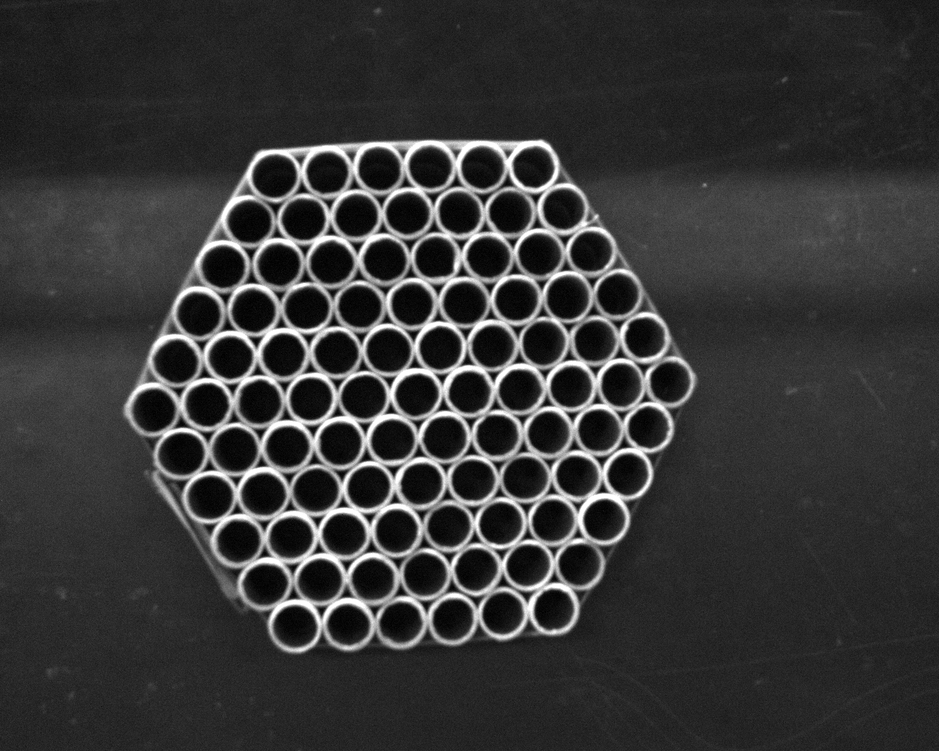
//> input picture cppopencv/image1.bmp, 939 x 751 px, shrunk from 1280 x 1024 before the run
$ ./okbing12345 image1.bmp   (built with g++ and OpenCV 4)
//> lines starting //> are read from the running program, lines starting //| are printed output that depends on the picture; after the words box and inside, x2 and y2 are one past the last pixel; in counts of white or black regions, pixels touching at a corner belong together
#include <opencv2/opencv.hpp>
#include <iostream>
#include <sstream>
#include <cstdlib>
#include <cmath>
#include <string>
#include <vector>
#include <algorithm>

using namespace cv;
using namespace std;

float getDistance(Point a,Point b){
    float dis;
    dis=sqrtf(powf((a.x-b.x),2)+powf((a.y-b.y),2));
    return dis;
}

int main(int argc,char* argv[])
{
    string filename=argv[1];
	Mat gray= imread(filename,IMREAD_GRAYSCALE);
//> gray is the input picture: 751 rows x 939 cols, CV_8UC1; min 0, max 255, mean 55.4

    if (gray.empty())
	{
		cout << "请确认图像文件名称是否正确" << endl;
		return -1;
	}
	GaussianBlur(gray, gray, Size(3, 3), 10, 10);  //平滑滤波
	vector<Vec3f> circles;
	double dp = 2; //
	double minDist = 20;  //两个圆心之间的最小距离
	double	param1 = 50;  //Canny边缘检测的阈值
	double	param2 = 60;  //累加器阈值
	int min_radius = 10;  //圆形半径的最小值
	int max_radius = 30;  //圆形半径的最大值
	HoughCircles(gray, circles, HOUGH_GRADIENT, dp, minDist, param1, param2,min_radius, max_radius);
//> circles = 91 circles (x, y, radius), first 12: [295, 625, 26.6], [407, 213, 21.4], [567, 297, 21.8], [591, 251, 20.6], [235, 449, 22.2], [553, 609, 26.6], [253, 309, 26.6], [335, 353, 26.6], [311, 399, 21.4], [283, 355, 26.6], [287, 447, 21.4], [291, 537, 26.6]
	//111图像中找出圆形
    int sum=0;
    int circle_number=circles.size();
//> circle_number = 91
    if (circle_number!=0)
        cout<<"find circles:"<<circle_number<<endl;
//| find circles:91
    else return 0;
    float radius_avg=0;
    vector<Point> cpoints;  //圆心
	//222图像画圆
    for (size_t i = 0; i < circles.size(); i++)	{
		Point center(cvRound(circles[i][0]), cvRound(circles[i][1]));
        cpoints.push_back(center);
	    float 	radius = circles[i][2];
        sum+=radius;
		circle(gray, center, cvRound(radius), Scalar(0, 0, 255), -1, 8, 0);
	}
//> this loop made 91 passes
//> (center, radius, sum) on passes 1 to 8: (Point(295, 625), 26.6, 26), (Point(407, 213), 21.4, 47), (Point(567, 297), 21.8, 68), (Point(591, 251), 20.6, 88), (Point(235, 449), 22.2, 110), (Point(553, 609), 26.6, 136), (Point(253, 309), 26.6, 162), (Point(335, 353), 26.6, 188)
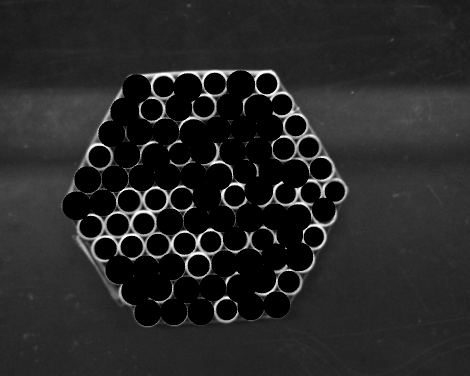
//> gray: 751 rows x 939 cols, CV_8UC1 (shown at 1/2 size); min 0, max 255, mean 38.3
//> after the loop, cpoints = 91 Points (x, y), first 12: [295, 625], [407, 213], [567, 297], [591, 251], [235, 449], [553, 609], [253, 309], [335, 353], [311, 399], [283, 355], [287, 447], [291, 537]; sum = 2238
    if (circle_number!=0) radius_avg=sum/circle_number;  //计算平均半径
//> radius_avg = 24
	imshow("img", gray);
	//333 找出内接圆
    Mat bin_gray;
    threshold(gray,bin_gray,10,255,THRESH_BINARY);
//> bin_gray: 751 rows x 939 cols, CV_8UC1; 74.7% white; 41 black regions (24 under 20 px), largest, box (x1, y1, x2, y2) and area: (124, 140, 690, 653) 154789, (407, 145, 452, 190) 1517, (545, 275, 590, 320) 1517
    Point2f key_center;   //中心
    float big_radius=0;
    minEnclosingCircle(cpoints,key_center,big_radius);  //最小内接圆，求中心;
//> key_center = Point(410.9, 394.7); big_radius = 258.4
    circle(bin_gray,key_center,cvRound(big_radius),Scalar(0,0,255),2,LINE_AA);
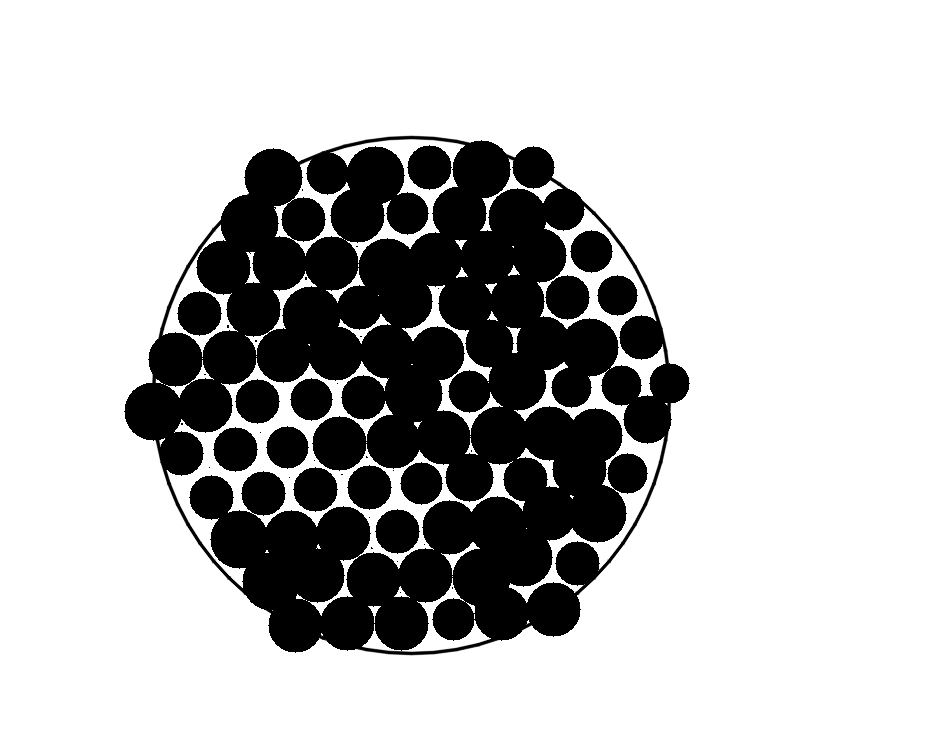
//> bin_gray: 751 rows x 939 cols, CV_8UC1; min 0, max 255, mean 189.4
	for (auto p=cpoints.begin();p!=cpoints.end();p++){
        if(getDistance((*p),key_center)>15*radius_avg)
            cpoints.erase(p);
        else
            circle(bin_gray,*p,cvRound(radius_avg),Scalar(0,0,255),2,LINE_AA);
	}
//> this loop made 91 passes
//> dis in getDistance on passes 1 to 8: 257.6, 182, 184.2, 230.5, 184.1, 256.8, 179.9, 86.83
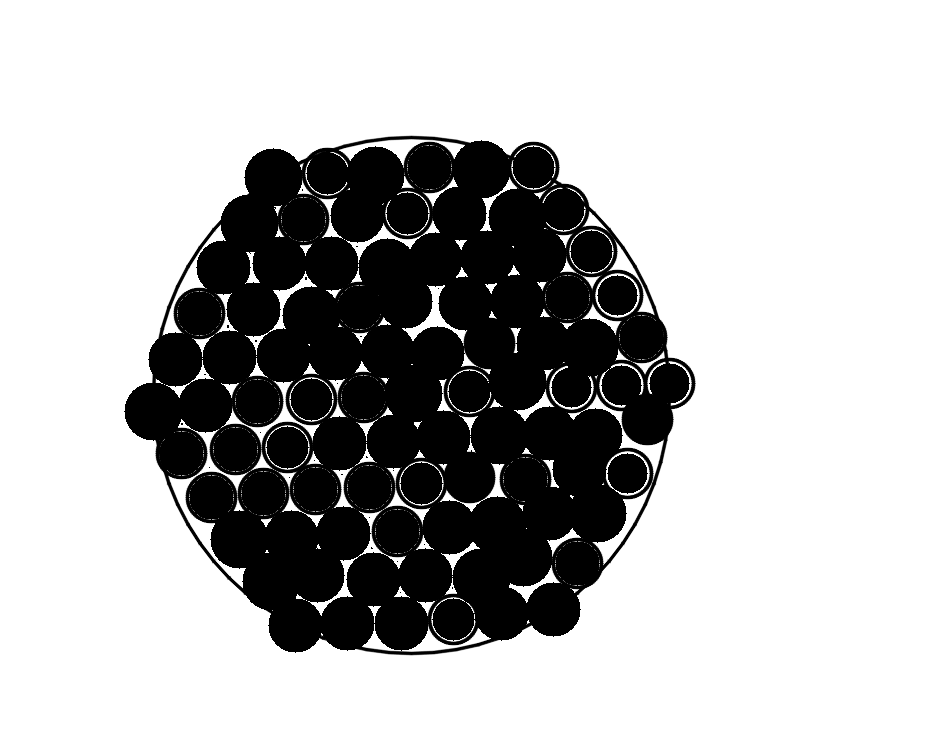
//> bin_gray: 751 rows x 939 cols, CV_8UC1; 2.92% of pixels changed, all inside (x1, y1, x2, y2) = (155, 141, 696, 646)
	//imshow("cir_add", bin_gray);
	//444 找出六边形
    vector<float> dist;
    vector<Point> liu;
	for (auto p:cpoints){
        dist.push_back(getDistance((p),key_center));
    }
//> this loop made 91 passes
//> (p, dis in getDistance) on passes 1 to 8: (Point(295, 625), 257.6), (Point(407, 213), 182), (Point(567, 297), 184.2), (Point(591, 251), 230.5), (Point(235, 449), 184.1), (Point(553, 609), 256.8), (Point(253, 309), 179.9), (Point(335, 353), 86.83)
//> after the loop, dist = 91 values, max 258.6 at index 48, min 2.83 at index 51, mean 172.8
    sort(dist.begin(),dist.end());
//> dist = 91 values from 2.83 to 258.6
    float min_dist=*(dist.end()-7);
//> min_dist = 240.2
	for (auto p:cpoints){
        if ((getDistance((p),key_center)-min_dist)>0.001)
            liu.push_back(p);
    }
    cout<<"fonund key point:"<<liu.size()<<endl;
//| fonund key point:6
	for (auto p:liu){
        line(bin_gray,p,key_center,Scalar(0,0,255),6,8,0);
    }
//> this loop made 6 passes
//> p on passes 1 to 6: Point(295, 625), Point(553, 609), Point(153, 411), Point(533, 167), Point(273, 177), Point(669, 383)
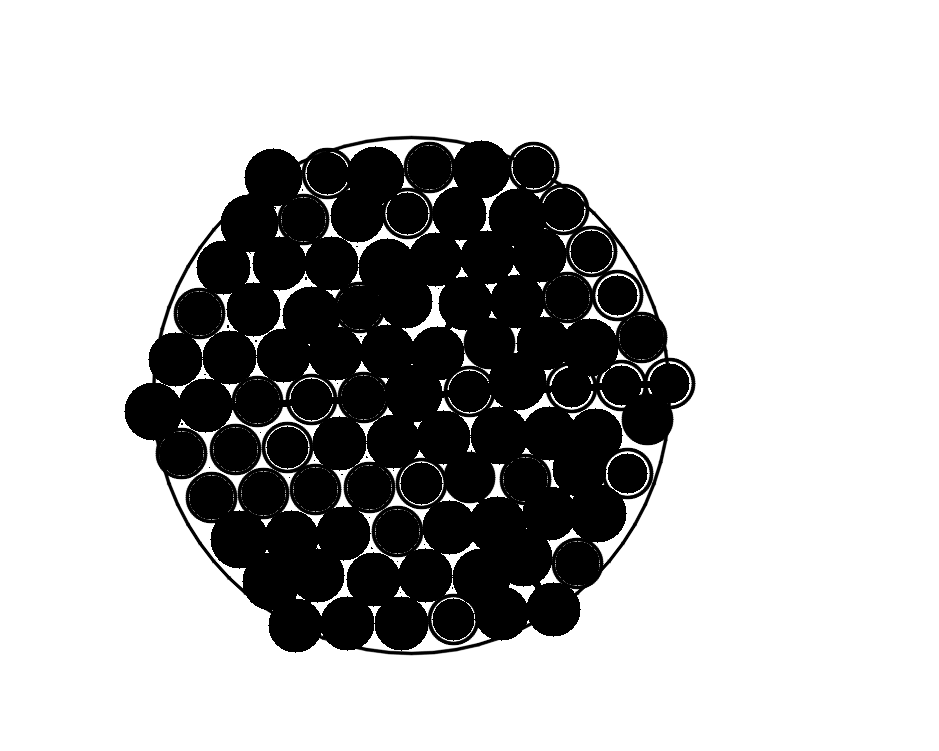
//> bin_gray: 751 rows x 939 cols, CV_8UC1; 0.06% of pixels changed, all inside (x1, y1, x2, y2) = (232, 185, 650, 603)
	//imshow("liu_add",bin_gray);
    //555计算每条直线与水平直线的角度
    float jiao[6];
    for (unsigned int i = 0; i<6; i++)  {
        float k=0; //直线斜率
        float x1,y1,x2,y2;
        x1=key_center.x;y1=key_center.y;
        x2=liu[i].x;y2=liu[i].y;
        if((x2>=x1)&&(y2<=y1)){
            k =(y1-y2)/(x2-x1);
            jiao[i]=atan(k)*180/CV_PI;
        }
        else if((x2<x1)&&(y2<=y1)){
            k =(y1-y2)/(x1-x2);
            jiao[i]=180-atan(k)*180/CV_PI;
        }
        else if((x2<x1)&&(y2>y1)){
            k =(y2-y1)/(x1-x2);
            jiao[i]=180+atan(k)*180/CV_PI;
        }
        else if((x2>=x1)&&(y2>y1)){
            k =(y2-y1)/(x2-x1);
            jiao[i]=360-atan(k)*180/CV_PI;
        }
    }
//> this loop made 6 passes
//> (x2, y2, k) on passes 1 to 6: (295, 625, 1.99), (553, 609, 1.51), (153, 411, 0.0632), (533, 167, 1.86), (273, 177, 1.58), (669, 383, 0.0454)
    vector<float> vjiao;
    for (unsigned int i=0; i<6; i++)  {
        vjiao.push_back(jiao[i]);
    }
    sort(vjiao.begin(),vjiao.end());
//> vjiao = [2.6, 61.79, 122.3, 183.6, 243.3, 303.6]
        //666验证6个点差值是不是60
    vector<float> cha;
    for(auto it=vjiao.begin()+1;it!=vjiao.end()-2;it++){
        float cha1=*(it)-*(it-1);
        float cha2=*(it+1)-*it;
        cha.push_back(fabs(cha1)+fabs(cha2));
    }
//> this loop made 3 passes
//> (cha1, cha2) on passes 1 to 3: (59.2, 60.55), (60.55, 61.27), (61.27, 59.67)
    for(auto it:vjiao) {
        it=cvRound(it*100)/100.0;
        cout<<it<<endl; }
//> this loop made 6 passes
//> it on passes 1 to 6: 2.6, 61.79, 122.3, 183.6, 243.3, 303.5
//> (printed output is left out)
    int min_pos=min_element(cha.begin(),cha.end())-cha.begin();
//> min_pos = 0
    stringstream ss;
    string textout;
    ss.clear();
    if(min_pos==0)  ss<<*vjiao.begin();
    else if(min_pos==1)  ss<<*(vjiao.begin()+1)-60;
    else if(min_pos==2)  ss<<*(vjiao.begin()+2)-120;
    else if(min_pos==3)  ss<<*(vjiao.begin()+3)-180;
    else ss<<"error";
    ss>>textout;
    Point pp(20,60);
    putText(bin_gray,textout,pp,FONT_HERSHEY_SIMPLEX,1,Scalar(0,0,0),3,8,0);
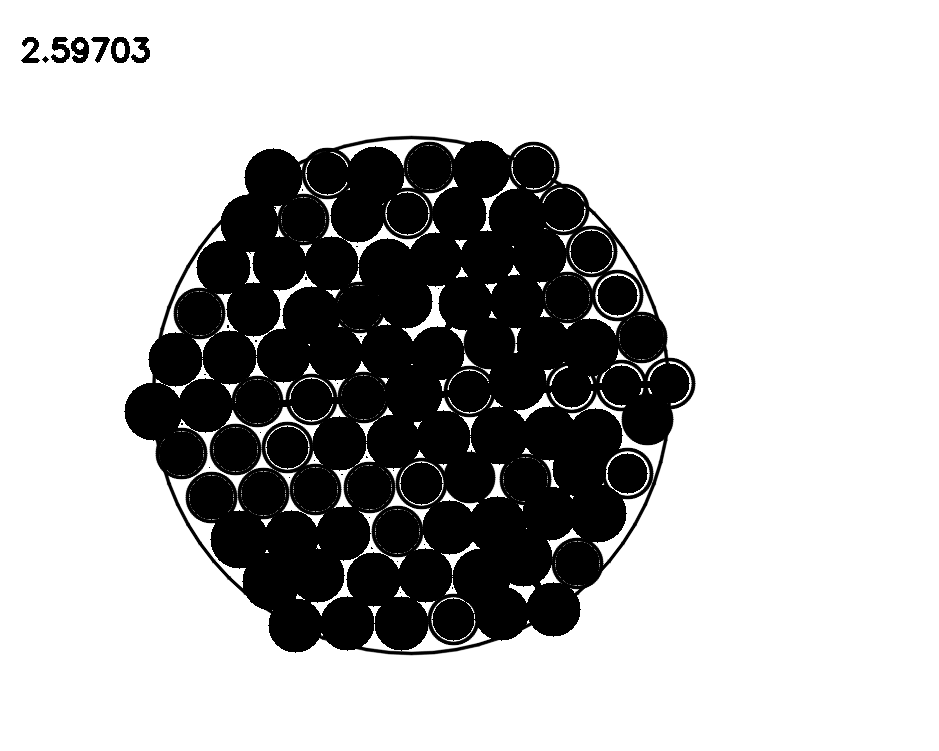
//> bin_gray: 751 rows x 939 cols, CV_8UC1; 0.23% of pixels changed, all inside (x1, y1, x2, y2) = (21, 37, 150, 63)
	imshow("liu_add",bin_gray);


	waitKey(0);
	return 0;
}

// [32 lines of commented-out code are left out]

$ run again, on cppopencv/image3.bmp
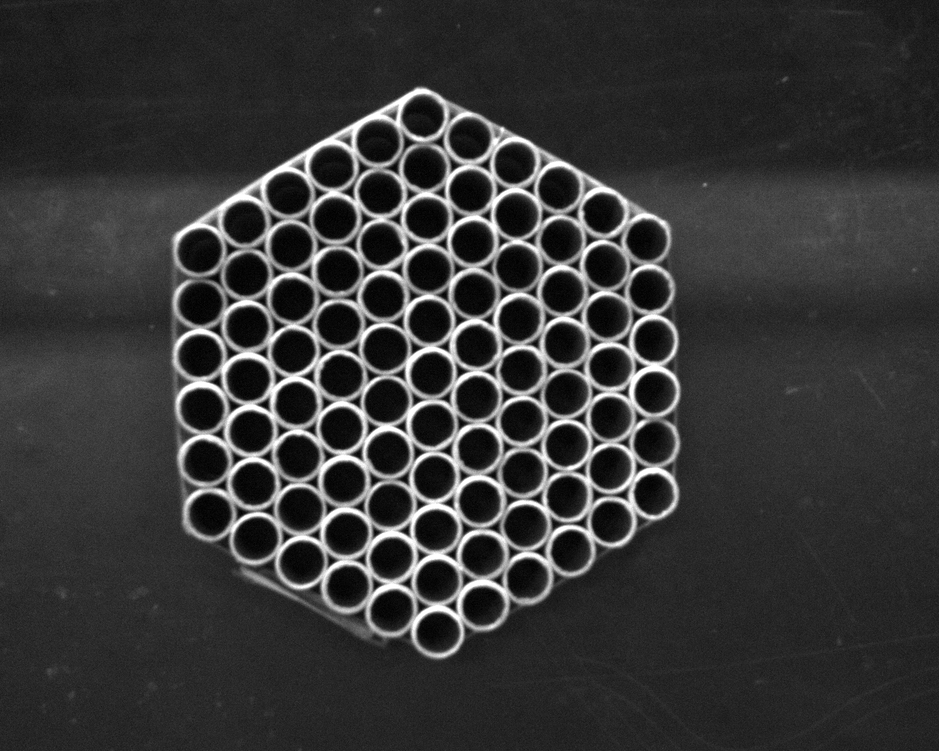
//> input picture cppopencv/image3.bmp, 939 x 751 px, shrunk from 1280 x 1024 before the run
//> gray is the input picture: 751 rows x 939 cols, CV_8UC1; min 0, max 255, mean 54.9
//> circles = 91 circles (x, y, radius), first 12: [199, 355, 26.6], [295, 403, 26.6], [429, 321, 21.4], [431, 373, 26.6], [525, 525, 21.2], [291, 245, 21.6], [247, 327, 26.6], [475, 345, 26.6], [385, 349, 22], [383, 297, 26.6], [437, 581, 21.4], [391, 557, 26.6]
//> circle_number = 91
//| find circles:91
//> the loop `for (size_t i = 0; i < circles.size(); i++)	` made 91 passes
//> (center, radius, sum) on passes 1 to 8: (Point(199, 355), 26.6, 26), (Point(295, 403), 26.6, 52), (Point(429, 321), 21.4, 73), (Point(431, 373), 26.6, 99), (Point(525, 525), 21.2, 120), (Point(291, 245), 21.6, 141), (Point(247, 327), 26.6, 167), (Point(475, 345), 26.6, 193)
//> after the loop `for (size_t i = 0; i < circles.size(); i++)	`: cpoints = 91 Points (x, y), first 12: [199, 355], [295, 403], [429, 321], [431, 373], [525, 525], [291, 245], [247, 327], [475, 345], [385, 349], [383, 297], [437, 581], [391, 557]; sum = 2218
//> radius_avg = 24
//> key_center = Point(426.5, 374.1); big_radius = 259.1
//> the loop `for (auto p=cpoints.begin();p!=cpoints.end();p++)` made 91 passes
//> dis in getDistance on passes 1 to 8: 227.8, 134.2, 53.08, 5.1, 180.6, 186.7, 185.1, 56.94
//> after the loop `for (auto p=cpoints.begin();p!=cpoints.end();p++)`:
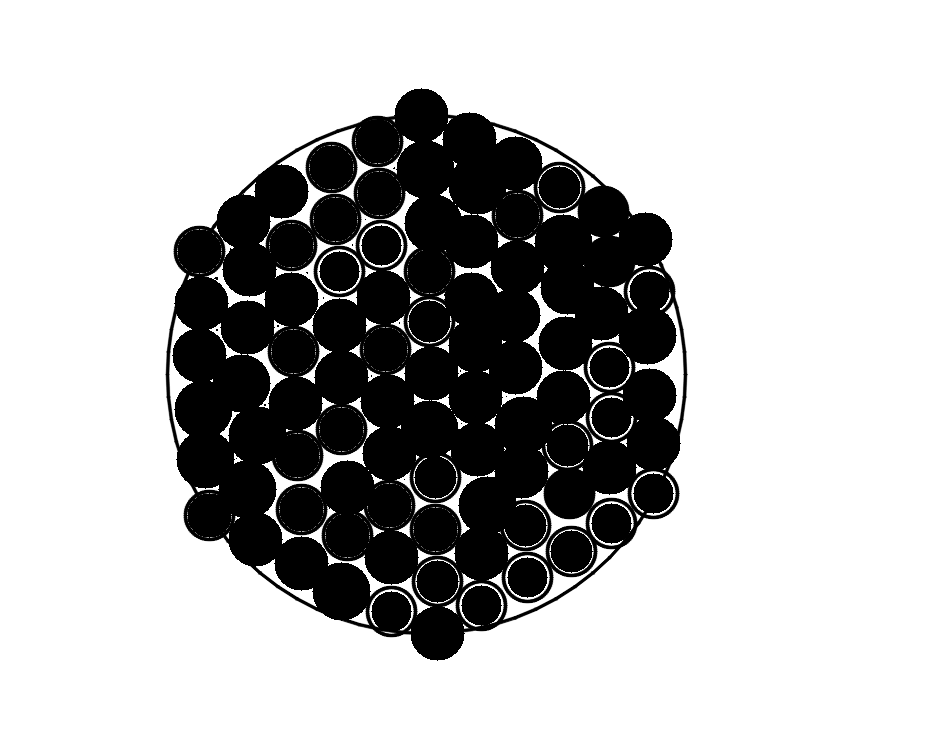
//> bin_gray: 751 rows x 939 cols, CV_8UC1; min 0, max 255, mean 184.1
//> the loop `for (auto p:cpoints)` made 91 passes
//> (p, dis in getDistance) on passes 1 to 8: (Point(199, 355), 227.8), (Point(295, 403), 134.2), (Point(429, 321), 53.08), (Point(431, 373), 5.1), (Point(525, 525), 180.6), (Point(291, 245), 186.7), (Point(247, 327), 185.1), (Point(475, 345), 56.94)
//> after the loop `for (auto p:cpoints)`: dist = 91 values, max 259.2 at index 54, min 5.1 at index 3, mean 173.5
//> `sort(dist.begin(),dist.end());`: dist = 91 values from 5.1 to 259.2
//> min_dist = 240.6
//| fonund key point:6
//> the loop `for (auto p:liu)` made 6 passes
//> p on passes 1 to 6: Point(421, 115), Point(653, 493), Point(199, 251), Point(645, 239), Point(437, 633), Point(209, 515)
//> the loop `for (unsigned int i = 0; i<6; i++)` made 6 passes
//> (x2, y2, k) on passes 1 to 6: (421, 115, 47.38), (653, 493, 0.525), (199, 251, 0.541), (645, 239, 0.618), (437, 633, 24.58), (209, 515, 0.648)
//> vjiao = [31.72, 91.21, 151.6, 212.9, 272.3, 332.3]
//> the loop `for(auto it=vjiao.begin()+1;it!=vjiao.end()-2;it++)` made 3 passes
//> (cha1, cha2) on passes 1 to 3: (59.49, 60.37), (60.37, 61.36), (61.36, 59.39)
//> the loop `for(auto it:vjiao)` made 6 passes
//> it on passes 1 to 6: 31.72, 91.21, 151.6, 212.9, 272.3, 332.3
//> (printed output is left out)
//> min_pos = 0
//> `putText(bin_gray,textout,pp,FONT_HERSHEY_SIMPLEX,1,Scalar(0,0,0),3,8,0);`:
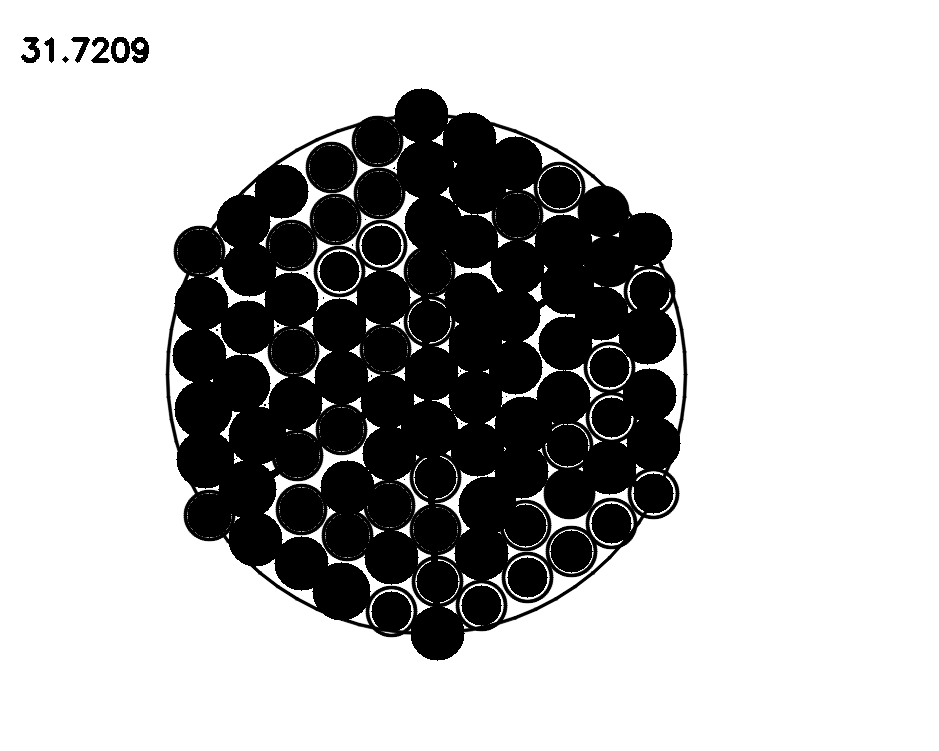
//> bin_gray: 751 rows x 939 cols, CV_8UC1; min 0, max 255, mean 183.5
